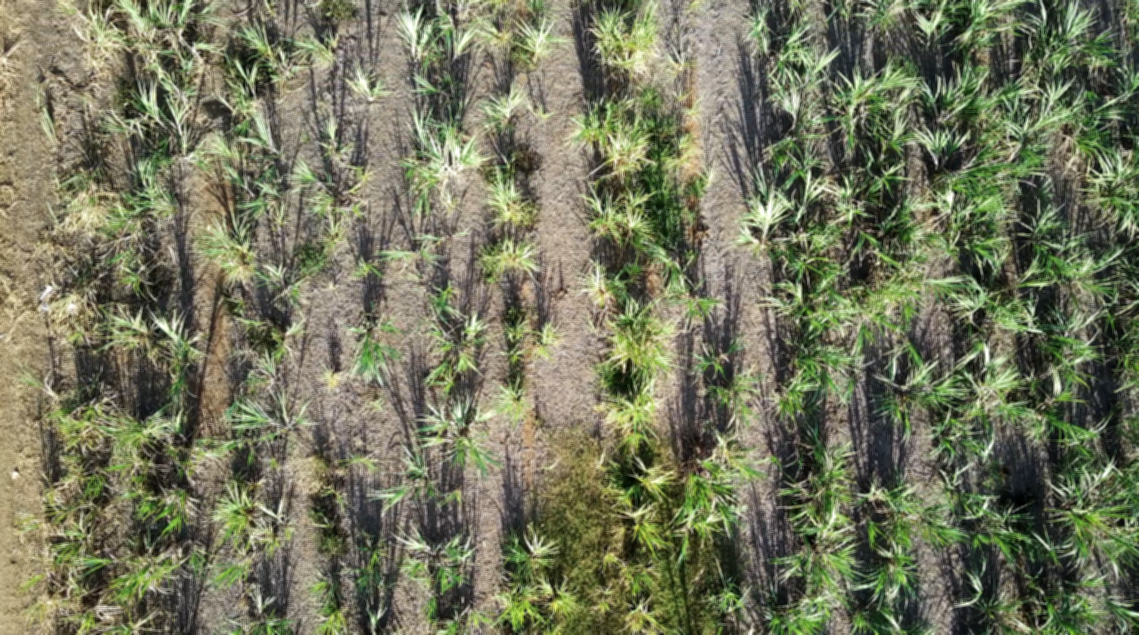
#> input picture fw/core/Input_Images/conf_071.png, 1139 x 635 px
$ python -i descriptors.py   (imports and definitions only)   (older library calls are emulated)
#> lines starting #> are read from the running program, lines starting #| are printed output that depends on the picture
### fw/core/demeter/sptools.py
"""
Criado por: Ivan Perissini
Data: 30/04/2020
Função: Módulo com um conjunto usual de ferramentas para trabalhar com SuperPixel
Última alteração: 18/11/2020
"""

import cv2
# [4 lines of commented-out code are left out]
import numpy as np
from demeter import metadata


def __version__():
    return 'sptools version: v0.3'


# ======================== SUPPORT =========================

# ~~~~~~~~~~~~~~~~~~ Image Read ~~~~~~~~~~~~~~~~~~~
def img_read(image_path, tofloat=False):
    """
    Own version of the image read function in order to assure the input conditions for the other image processing
    functions
    :param image_path: path of the image
    :param tofloat: if true scales the output to a float condition within 0 and 1
    :return: RGB image without zeros
    """
#> called with image_path = '../Input_Images/conf_071.png', tofloat = False
    image = cv2.imread(image_path)
#> image is the input picture: shape (635, 1139, 3); mean B, G, R 92.2, 118, 115.1

    # Converts the BGR original from openCV to the traditional RGB
    image = cv2.cvtColor(image, cv2.COLOR_BGR2RGB)

    # Removes all zeros from the image, to allow background differentiation in future operations
    image = np.where(image == 0, 1, image)

    if tofloat:
        image = np.array(image, np.float32) / 255

    return image


# # ~~~~~~~~~~~~~~~~~~ Multiple image show ~~~~~~~~~~~~~~~~~~~
# [295 lines left out: functions img_show, fast_slic, sp_slicer, sp_mask, img_superpixel, class_map, not called in this run]

### fw/core/demeter/metadata.py
# Criado por: André Luiz Santos
# Data: 10/02/2020
# Função: buscar o metadata da imagem.
from PIL import Image
from PIL.ExifTags import TAGS
from PIL.ExifTags import GPSTAGS


def __version__():
    return 'metadata version: v0.2'


# [79 lines left out: functions get_exif_all, get_geotagging, get_labeled_exif, get_exif, get_gps, get_datetime and 1 more, not called in this run]
    if exif is not None:
        geotags = get_geotagging(exif)
        if 'GPSAltitude' in geotags:
            alt = geotags['GPSAltitude']
            lat = str(geotags['GPSLatitude'])
            long = str(geotags['GPSLongitude'])

            return alt, lat, long
    return 500


def get_datetime(image_path):
    exif_tags = get_exif_all(image_path)
#> after the loop in get_exif_all, `for tag, value in info.items():`: ret = 0 items
    dt_original = exif_tags['DateTimeOriginal']
    return dt_original


def segment_estimation(h=0):
    default = 500
    low = 1000
    medium = 2000
    medium_high = 2800
    high = 3000

    if 75 < h <= 150:
        segment = high
    elif 40 < h <= 75:
        segment = medium_high
    elif 25 < h <= 40:
        segment = medium
    elif 5 < h <= 25:
        segment = low
    else:
        segment = default

    return segment

### fw/core/demeter/colorindex.py
"""
Criado por: Ivan C Perissini
Data: 06/2020
Função: Color and vegetation index functions
Última alteração: 13/11/2020
"""


import cv2
import numpy as np
import time
import math
#import matplotlib.pyplot as plt

def __version__():
    return 'colorindex version: v0.2'

# ======================== SUPPORT TOOLS =========================

# ~~~~~~~~~~~~~~~~~~ Image Basic Information ~~~~~~~~~~~~~~~~~~~
# [53 lines left out: functions img_info, image_adjustment, remove_background, not called in this run]


# ======================== COLOR CONVERSION =========================

# ~~~~~~~~~~~~~~~~~ RGB to rgb ~~~~~~~~~~~~~~~~~~
def RGB2rgb(img):
    mat = np.array(img, np.float32)
    img_rgb = np.copy(mat)
    R = mat[:, :, 0]
    G = mat[:, :, 1]
    B = mat[:, :, 2]

    denominator = R + G + B + 0.01
    img_rgb[:, :, 0] = R / denominator
    img_rgb[:, :, 1] = G / denominator
    img_rgb[:, :, 2] = B / denominator

    # Image output conditioning
    img_rgb = img_rgb.clip(min=0, max=1)
    if img.dtype == 'uint8':
        img_rgb = np.array(img_rgb * 255, np.uint8)

    return img_rgb


# ~~~~~~~~~~~~~~~~~ RGB to LAB ~~~~~~~~~~~~~~~~~~
# [47 lines left out: functions RGB2LAB, RGB2LUV, RGB2HSV, not called in this run]


# ~~~~~~~~~~~~~~~~~ RGB to YCrCb ~~~~~~~~~~~~~~~~~~
def RGB2YCrCb(img):
    img_ycrcb = cv2.cvtColor(img, cv2.COLOR_RGB2YCrCb)
    return img_ycrcb


# ~~~~~~~~~~~~~~~~~ RGB to CrCgCb ~~~~~~~~~~~~~~~~~~
# [22 lines left out: function RGB2CrCgCb, not called in this run]


# ~~~~~~~~~~~~~~~~~ RGB to XYZ D65~~~~~~~~~~~~~~~~~~
def RGB2XYZ(img):
    img_xyz = cv2.cvtColor(img, cv2.COLOR_RGB2XYZ)
    return img_xyz


# ~~~~~~~~~~~~~~~~~ RGB to YUV ~~~~~~~~~~~~~~~~~~
def RGB2YUV(img):
    img_yuv = cv2.cvtColor(img, cv2.COLOR_RGB2YUV)
    return img_yuv


# ~~~~~~~~~~~~~~~~~ RGB to I1I2I3 ~~~~~~~~~~~~~~~~~~
# [44 lines left out: functions RGB2I1I2I3, RGB2l1l2l3, not called in this run]


# ~~~~~~~~~~~~~~~~~ RGB to TSL ~~~~~~~~~~~~~~~~~~
def RGB2TSL(img):
    # Input preparation and channel split
    mat = np.array(img, np.float32)
    img_tsl = np.copy(mat)

    scale = 1
    if img.dtype == 'uint8':
        scale = 255

    R = mat[:, :, 0] / scale
    G = mat[:, :, 1] / scale
    B = mat[:, :, 2] / scale

    denominator = R + G + B + 0.001
    r = R / denominator
    g = G / denominator
    # b = B / denominator

    # Index calculation
    rl = r - 1 / 3
    gl = g - 1 / 3
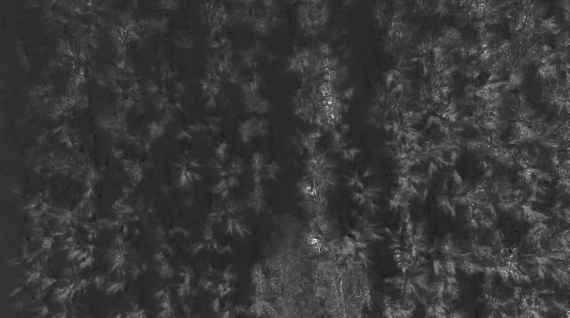
#> gl: shape (635, 1139) float32 (shown at 1/2 size); min -0.0983, max 0.488, mean 0.0337; drawn with min black and max white
    img_tsl[:, :, 0] = np.arctan2(rl, gl)
    img_tsl[:, :, 1] = np.sqrt((rl * rl + gl * gl) * 9 / 5)
    img_tsl[:, :, 2] = 0.299 * R + 0.587 * G + 0.114 * B

    # Image output conditioning
    img_tsl = img_tsl.clip(min=0, max=1)
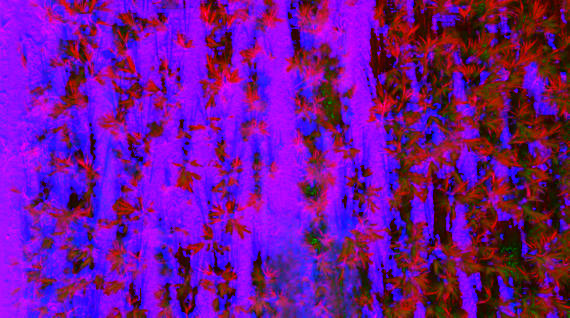
#> img_tsl: shape (635, 1139, 3) float32 (shown at 1/2 size); mean of channels 0, 1, 2 0.593, 0.0659, 0.448; drawn as B, G, R
    if img.dtype == 'uint8':
        img_tsl = np.array(img_tsl * 255, np.uint8)

    return img_tsl


# ~~~~~~~~~~~~~~~~~ Multiple space color conversions ~~~~~~~~~~~~~~~~~~
# [630 lines left out: functions multiple_conversions, NDI, ExG, ExR, CIVE, ExGR and 23 more, not called in this run]

# ~~~~~~~~~~~~~~~~~~~~~~~~~~~~~~~~~~~~
# ~~~~~~~~~~~~~BACKUP~~~~~~~~~~~~~~~~~
# ~~~~~~~~~~~~~~~~~~~~~~~~~~~~~~~~~~~~

# # #---------USAGE SAMPLE---------

# # Direct usage
# ExG_p = colorindex.ExG(image_t_RGB, adjust='clip')
# ExG_p = colorindex.remove_background(ExG_t, image_t_RGB)

# # Multiple calculations
# mapcolor='RdYlGn'
# # mapcolor = 'gray'
#
# # # Color index
# # approach_list = ['NDI', 'ExG', 'ExR', 'ExGR', 'CIVE', 'VEG', 'MExG', 'COM1', 'COM2']
# # colorindex.multiple_indexes(imageRGB, approach_list, adjust='clip', color_map=mapcolor, show_time=True)
#
# # Alternative color index
# approach_list = ['YmX', 'mA', 'BmA', 'mExU', 'VmU', 'mCrpCb', 'Cg', 'ExCg', 'l3', 'I3']
# colorindex.multiple_indexes(imageRGB, approach_list, adjust='clip', color_map=mapcolor, show_time=True)
#
# # NDVI
# approach_list = ['NDVI']
# colorindex.multiple_indexes(imageNIR, approach_list, adjust='clip', color_map=mapcolor, show_time=True)
#
# # Alternative color conversion
# conversion_list = ['XYZ', 'LAB', 'LUV', 'HSV', 'YCrCb', 'CrCgCb', 'rgb', 'I1I2I3', 'l1l2l3', 'TSL']
# colorindex.multiple_conversions(imageRGB, conversion_list, show_time=True)

### fw/core/demeter/parameters.py
"""
Criado por: Ivan C Perissini
Data: 12/08/2020
Função: Parametrization file with the default value of many used functions
Última alteração: 25/07/2020
"""

import matplotlib.colors as mcolors


def __version__():
    return 'parameters version: v0.2'


# ======================== GET FOLDERS PATH =========================
# Used for user output, ML metrics calculation and graphics color scheme
def get_result_folder():
    return r"C:\\Projetos\\Demeter\\codes\\results\\"


def get_model_folder():
    return r"C:\\Projetos\\Demeter\\codes\\models\\"


def get_graphviz_folder():
    return r"C:\\Projetos\\Demeter\\codes\\core\\bin\\Graphviz\\bin"


# ======================== LABEL PARAMETERS =========================
# Used for user output, ML metrics calculation and graphics color scheme
# [122 lines left out: functions get_label_info, get_species_group, get_camera_info, get_conversion_list, get_index_list, get_old_index_list, not called in this run]


# ======================== TEXTURE MARGIN PARAMETER =========================
def get_default_margin():
    return 20


# ======================== HOG FUNCTION PARAMETERS =========================
# Format: (Grid size, orientations, margin, mode)
def get_hog_parameters():
    return ((5, 4, 0, 'default'), (5, 4, get_default_margin(), 'default'),
            (5, 8, 0, 'statistics'), (5, 8, get_default_margin(), 'statistics'),
            (10, 4, 0, 'statistics'), (10, 4, get_default_margin(), 'statistics'))


# ======================== MODELS LIST =========================
# [56 lines left out: function get_models_list, not called in this run]

### fw/core/demeter/descriptors.py
"""
Criado por: Ivan Perissini
Data: 30/04/2020
Função: Gera imagens individuais para cada um dos SuperPixeis gerados pelo algoritimo Slic
Última alteração:
"""

import cv2
import numpy as np
import time
import pandas as pd
import scipy.stats
from scipy.special import expit
from skimage.feature import greycomatrix, greycoprops
from core.demeter import sptools as spt
import matplotlib.pyplot as plt
from skimage import feature
from skimage.feature import hog
from core.demeter import parameters
from core.demeter import colorindex
from core.demeter import metadata


def __version__():
    return 'descriptors version: v0.2'


# ======================== SUPPORT =========================

# ~~~~~~~~~~~~~~~~~~ Fast visualization of the descriptors~~~~~~~~~~~~~~~~~~~
# [580 lines left out: functions print_descriptor, entropy, merge_descriptor, multiple_descriptors, img_statistics_old, img_full_statistics and 10 more, not called in this run]


# ======================== HIGH LEVEL DESCRIPTOR =========================

def basic_info(image_path, mode='default'):
    # Name
    image_name = image_path.split(sep=r'\\')[-1]

    # GPS
    try:
        h, lat, long = metadata.get_gps(image_path)
    except:
        h, lat, long = 'NA', 'NA', 'NA'

    # Species
    try:
        species_name = image_name.split(sep='_')[1]
    except:
        species_name = 'NA'

    basic_info_dictionary = {'image_name': image_name,
                             'mode': mode,
                             'species': species_name,
                             'GPS_alt': h,
                             'GPS_lat': lat,
                             'GPS_long': long}

    return basic_info_dictionary


# ~~~~~~~~~~~~~~~~~~ Blur Detection  ~~~~~~~~~~~~~~~~~~~
def blur_detect(image):
    blur_dictionary = {}
    low_limit = 1250
    high_limit = 2000

    focus_index = cv2.Laplacian(image, cv2.CV_64F).var()
    blur_dictionary['focus index'] = focus_index

    if focus_index < low_limit:
        blur_dictionary['quality'] = 'low'
    elif focus_index < high_limit:
        blur_dictionary['quality'] = 'medium'
    else:
        blur_dictionary['quality'] = 'high'

    return blur_dictionary


# ~~~~~~~~~~~~~~~~~~ Period Detection  ~~~~~~~~~~~~~~~~~~~
def day_cycle_detect(image_path):
    period_dictionary = {}

    try:
        date_time = metadata.get_datetime(image_path)
    except:
        date_time = '2000:01:01 13:00:00'

    str_date = date_time[0:10]
    str_time = date_time[11:19]

    hour = int(str_time[0:2])
    hour_reference = 13
    light_index = abs(hour - hour_reference)

    period_dictionary['date'] = str_date
    period_dictionary['time'] = str_time
    period_dictionary['chroma_index'] = light_index

    if 6 <= hour < 10:
        period_dictionary['period'] = 'Dawn'
    elif 10 <= hour < 16:
        period_dictionary['period'] = 'Day'
    elif 16 <= hour < 18:
        period_dictionary['period'] = 'Dusk'
    else:
        period_dictionary['period'] = 'Night'

    return period_dictionary


# ~~~~~~~~~~~~~~~~~~ weather detection  ~~~~~~~~~~~~~~~~~~~
def weather_detect(image, debug=False):
    weather_dictionary = {}

    # Limits for each condition
    season_ll = 0.0680
    season_ul = 0.0753
    light_l = 0.070

    if image.dtype == 'uint8':
        image = np.array(image, np.float32) / 255

    # Most promising color channels for weather detection
    s_img = colorindex.RGB2TSL(image)[:, :, 1]
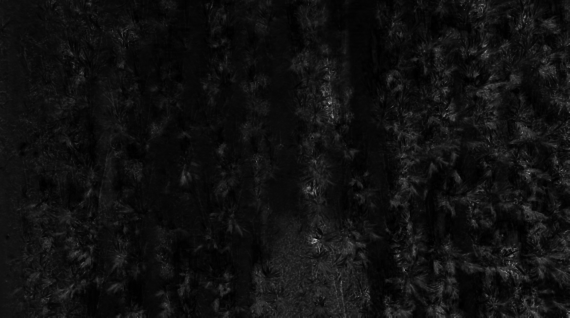
#> s_img: shape (635, 1139) float32 (shown at 1/2 size); min 0.000211, max 0.73, mean 0.0659
    b_img = colorindex.RGB2rgb(image)[:, :, 2]
#> in RGB2rgb, `img_rgb[:, :, 2] = B / denominator`:
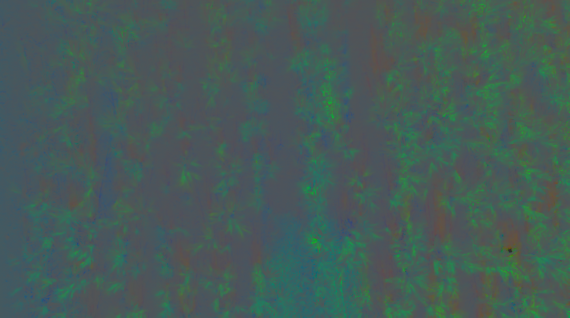
#> img_rgb: shape (635, 1139, 3) float32 (shown at 1/2 size); mean of channels 0, 1, 2 0.348, 0.363, 0.278; drawn as B, G, R
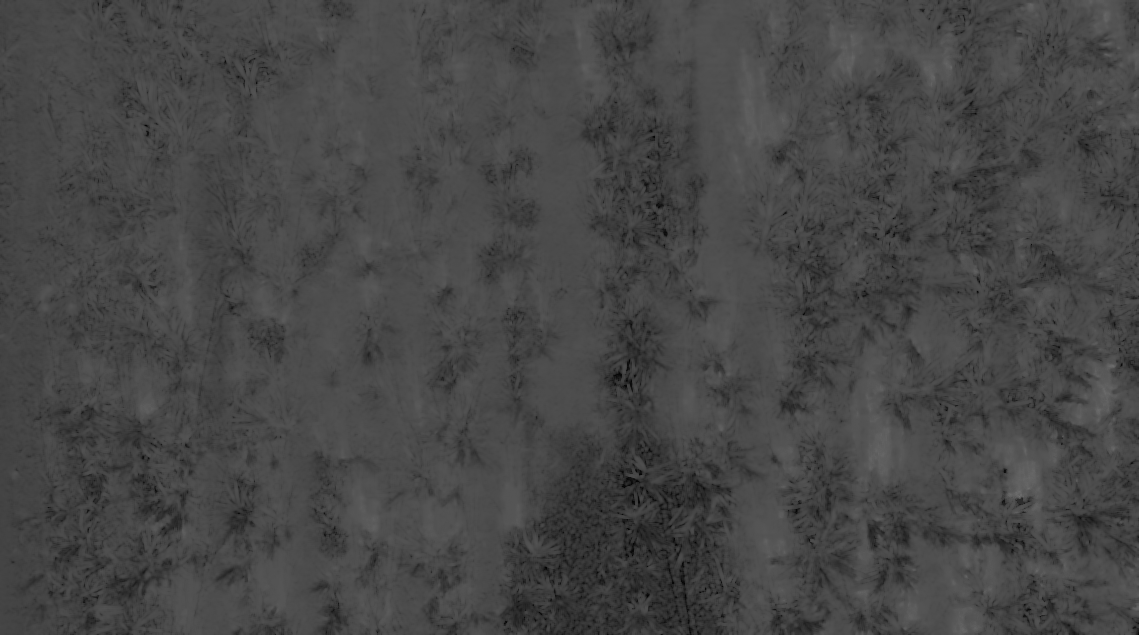
#> b_img: shape (635, 1139) float32; min 0.0134, max 0.45, mean 0.278

    s_mean = np.mean(s_img)
#> s_mean = 0.0659
    b_mean = np.mean(b_img)
#> b_mean = 0.278
    dry_index = s_mean * s_mean + b_mean * b_mean
#> dry_index = 0.0817
    weather_dictionary['sunny_index'] = s_mean
    weather_dictionary['dry_index'] = dry_index

    if s_mean < light_l:
        weather_dictionary['light'] = 'cloudy'
    else:
        weather_dictionary['light'] = 'sunny'

    if dry_index < season_ll:
        weather_dictionary['season'] = 'water'
    elif dry_index > season_ul:
        weather_dictionary['season'] = 'dry'
    else:
        weather_dictionary['season'] = 'transition'

    if debug:
        spt.img_show(img1=image, label1='Original',
                     img2=s_img, label2='S in TSI',
                     img3=b_img, label3='b in rgb', title=str(weather_dictionary))

    return weather_dictionary


# ~~~~~~~~~~~~~~~~~~ image info  ~~~~~~~~~~~~~~~~~~~
def image_info(image_path):
    image_info_dictionary = {}
    image = spt.img_read(image_path)

    image_info_dictionary.update(basic_info(image_path))
    image_info_dictionary.update(day_cycle_detect(image_path))
    image_info_dictionary.update(weather_detect(image))
    image_info_dictionary.update(blur_detect(image))
#> in blur_detect, `focus_index = cv2.Laplacian(image, cv2.CV_64F).var()`: focus_index = 884

    prefix = 'inf_'
    image_info_dictionary = {prefix + str(key): val for key, val in image_info_dictionary.items()}
#> image_info_dictionary = 16 items

    return image_info_dictionary

>>> result = image_info('../Input_Images/conf_071.png')
#> result = 16 items

$ run again, on fw/core/Input_Images/conf_072.png
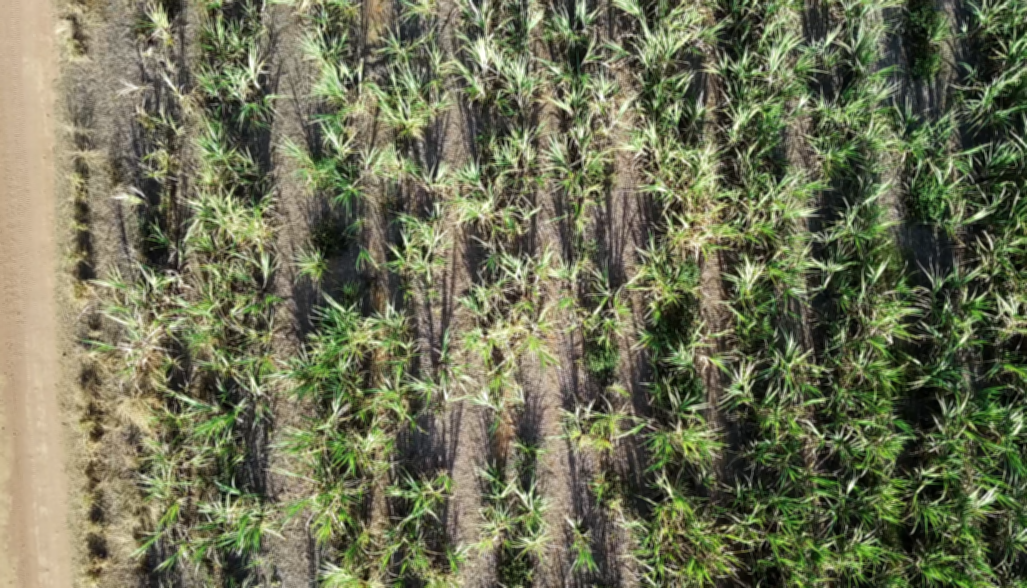
#> input picture fw/core/Input_Images/conf_072.png, 1027 x 588 px
#> in img_read, image is the input picture: shape (588, 1027, 3); mean B, G, R 85.4, 113.4, 110.7
#> after the loop in get_exif_all, `for tag, value in info.items():`: ret = 0 items
#> in weather_detect, `s_img = colorindex.RGB2TSL(image)[:, :, 1]`:
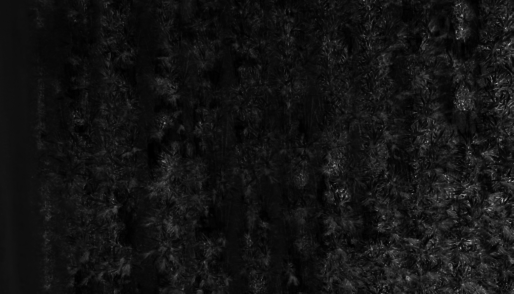
#> s_img: shape (588, 1027) float32 (shown at 1/2 size); min 0.000211, max 0.898, mean 0.077
#> in RGB2rgb, `img_rgb[:, :, 1] = G / denominator`:
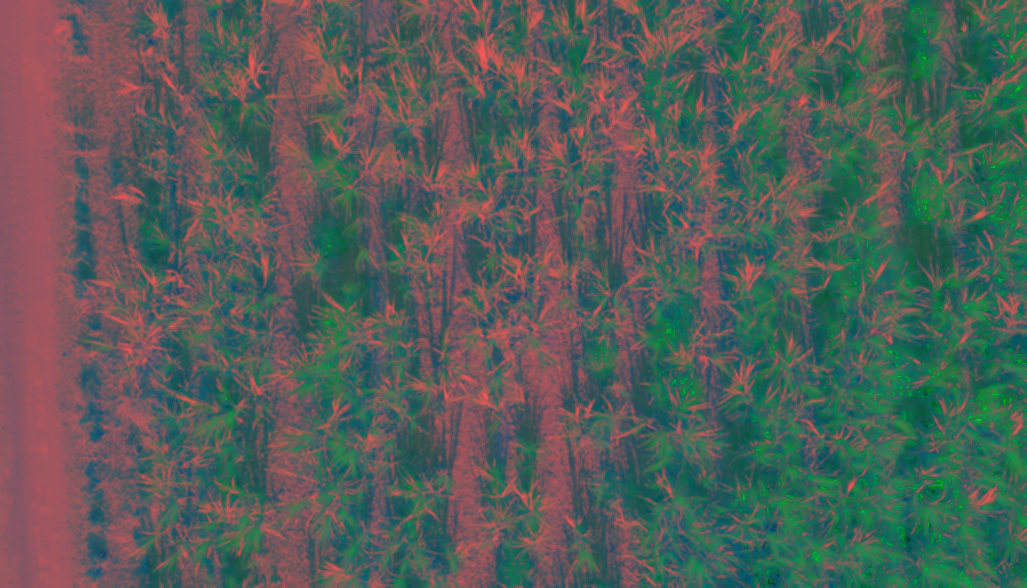
#> img_rgb: shape (588, 1027, 3) float32; mean of channels 0, 1, 2 0.35, 0.37, 0.335; drawn as B, G, R
#> s_mean = 0.077
#> b_mean = 0.268
#> dry_index = 0.0775
#> focus_index = 903.6
#> image_info_dictionary = 16 items
